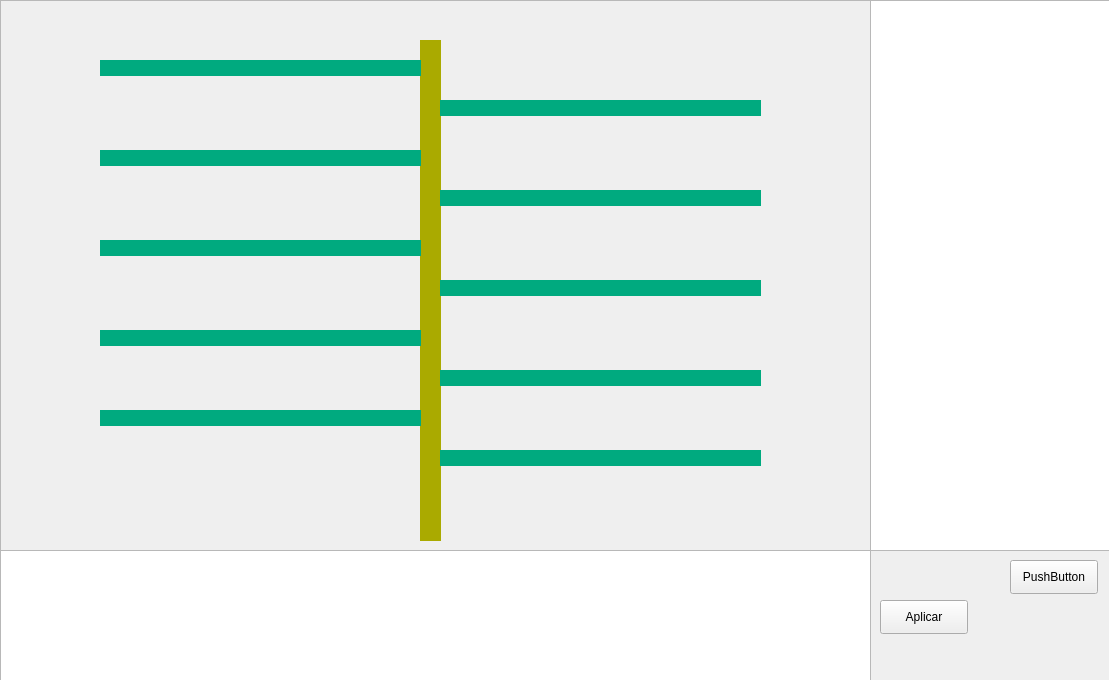
<?xml version="1.0" encoding="UTF-8"?>
<ui version="4.0">
 <class>VentanaInicio</class>
 <widget class="QWidget" name="VentanaInicio">
  <property name="geometry">
   <rect>
    <x>0</x>
    <y>0</y>
    <width>1109</width>
    <height>680</height>
   </rect>
  </property>
  <property name="windowTitle">
   <string>VentanaInicio</string>
  </property>
  <property name="layoutDirection">
   <enum>Qt::LeftToRight</enum>
  </property>
  <widget class="QFrame" name="panel">
   <property name="geometry">
    <rect>
     <x>0</x>
     <y>0</y>
     <width>1111</width>
     <height>681</height>
    </rect>
   </property>
   <property name="frameShape">
    <enum>QFrame::StyledPanel</enum>
   </property>
   <property name="frameShadow">
    <enum>QFrame::Raised</enum>
   </property>
   <widget class="QTextEdit" name="textEditComandos">
    <property name="geometry">
     <rect>
      <x>0</x>
      <y>550</y>
      <width>871</width>
      <height>131</height>
     </rect>
    </property>
   </widget>
   <widget class="QLabel" name="labelDibujo">
    <property name="geometry">
     <rect>
      <x>0</x>
      <y>10</y>
      <width>861</width>
      <height>541</height>
     </rect>
    </property>
    <property name="styleSheet">
     <string notr="true"/>
    </property>
    <property name="text">
     <string/>
    </property>
   </widget>
   <widget class="QTextEdit" name="textEditInfo">
    <property name="enabled">
     <bool>true</bool>
    </property>
    <property name="geometry">
     <rect>
      <x>870</x>
      <y>0</y>
      <width>241</width>
      <height>551</height>
     </rect>
    </property>
   </widget>
   <widget class="QPushButton" name="buttonLeer">
    <property name="geometry">
     <rect>
      <x>880</x>
      <y>600</y>
      <width>88</width>
      <height>34</height>
     </rect>
    </property>
    <property name="text">
     <string>Aplicar</string>
    </property>
   </widget>
   <widget class="QLabel" name="labelTronco">
    <property name="geometry">
     <rect>
      <x>420</x>
      <y>40</y>
      <width>21</width>
      <height>501</height>
     </rect>
    </property>
    <property name="palette">
     <palette>
      <active>
       <colorrole role="WindowText">
        <brush brushstyle="SolidPattern">
         <color alpha="255">
          <red>0</red>
          <green>0</green>
          <blue>0</blue>
         </color>
        </brush>
       </colorrole>
       <colorrole role="Button">
        <brush brushstyle="SolidPattern">
         <color alpha="255">
          <red>170</red>
          <green>170</green>
          <blue>0</blue>
         </color>
        </brush>
       </colorrole>
       <colorrole role="Light">
        <brush brushstyle="SolidPattern">
         <color alpha="255">
          <red>255</red>
          <green>255</green>
          <blue>0</blue>
         </color>
        </brush>
       </colorrole>
       <colorrole role="Midlight">
        <brush brushstyle="SolidPattern">
         <color alpha="255">
          <red>212</red>
          <green>212</green>
          <blue>0</blue>
         </color>
        </brush>
       </colorrole>
       <colorrole role="Dark">
        <brush brushstyle="SolidPattern">
         <color alpha="255">
          <red>85</red>
          <green>85</green>
          <blue>0</blue>
         </color>
        </brush>
       </colorrole>
       <colorrole role="Mid">
        <brush brushstyle="SolidPattern">
         <color alpha="255">
          <red>113</red>
          <green>113</green>
          <blue>0</blue>
         </color>
        </brush>
       </colorrole>
       <colorrole role="Text">
        <brush brushstyle="SolidPattern">
         <color alpha="255">
          <red>0</red>
          <green>0</green>
          <blue>0</blue>
         </color>
        </brush>
       </colorrole>
       <colorrole role="BrightText">
        <brush brushstyle="SolidPattern">
         <color alpha="255">
          <red>255</red>
          <green>255</green>
          <blue>255</blue>
         </color>
        </brush>
       </colorrole>
       <colorrole role="ButtonText">
        <brush brushstyle="SolidPattern">
         <color alpha="255">
          <red>0</red>
          <green>0</green>
          <blue>0</blue>
         </color>
        </brush>
       </colorrole>
       <colorrole role="Base">
        <brush brushstyle="SolidPattern">
         <color alpha="255">
          <red>170</red>
          <green>170</green>
          <blue>0</blue>
         </color>
        </brush>
       </colorrole>
       <colorrole role="Window">
        <brush brushstyle="SolidPattern">
         <color alpha="255">
          <red>170</red>
          <green>170</green>
          <blue>0</blue>
         </color>
        </brush>
       </colorrole>
       <colorrole role="Shadow">
        <brush brushstyle="SolidPattern">
         <color alpha="255">
          <red>0</red>
          <green>0</green>
          <blue>0</blue>
         </color>
        </brush>
       </colorrole>
       <colorrole role="AlternateBase">
        <brush brushstyle="SolidPattern">
         <color alpha="255">
          <red>212</red>
          <green>212</green>
          <blue>127</blue>
         </color>
        </brush>
       </colorrole>
       <colorrole role="ToolTipBase">
        <brush brushstyle="SolidPattern">
         <color alpha="255">
          <red>255</red>
          <green>255</green>
          <blue>220</blue>
         </color>
        </brush>
       </colorrole>
       <colorrole role="ToolTipText">
        <brush brushstyle="SolidPattern">
         <color alpha="255">
          <red>0</red>
          <green>0</green>
          <blue>0</blue>
         </color>
        </brush>
       </colorrole>
       <colorrole role="PlaceholderText">
        <brush brushstyle="SolidPattern">
         <color alpha="128">
          <red>0</red>
          <green>0</green>
          <blue>0</blue>
         </color>
        </brush>
       </colorrole>
      </active>
      <inactive>
       <colorrole role="WindowText">
        <brush brushstyle="SolidPattern">
         <color alpha="255">
          <red>0</red>
          <green>0</green>
          <blue>0</blue>
         </color>
        </brush>
       </colorrole>
       <colorrole role="Button">
        <brush brushstyle="SolidPattern">
         <color alpha="255">
          <red>170</red>
          <green>170</green>
          <blue>0</blue>
         </color>
        </brush>
       </colorrole>
       <colorrole role="Light">
        <brush brushstyle="SolidPattern">
         <color alpha="255">
          <red>255</red>
          <green>255</green>
          <blue>0</blue>
         </color>
        </brush>
       </colorrole>
       <colorrole role="Midlight">
        <brush brushstyle="SolidPattern">
         <color alpha="255">
          <red>212</red>
          <green>212</green>
          <blue>0</blue>
         </color>
        </brush>
       </colorrole>
       <colorrole role="Dark">
        <brush brushstyle="SolidPattern">
         <color alpha="255">
          <red>85</red>
          <green>85</green>
          <blue>0</blue>
         </color>
        </brush>
       </colorrole>
       <colorrole role="Mid">
        <brush brushstyle="SolidPattern">
         <color alpha="255">
          <red>113</red>
          <green>113</green>
          <blue>0</blue>
         </color>
        </brush>
       </colorrole>
       <colorrole role="Text">
        <brush brushstyle="SolidPattern">
         <color alpha="255">
          <red>0</red>
          <green>0</green>
          <blue>0</blue>
         </color>
        </brush>
       </colorrole>
       <colorrole role="BrightText">
        <brush brushstyle="SolidPattern">
         <color alpha="255">
          <red>255</red>
          <green>255</green>
          <blue>255</blue>
         </color>
        </brush>
       </colorrole>
       <colorrole role="ButtonText">
        <brush brushstyle="SolidPattern">
         <color alpha="255">
          <red>0</red>
          <green>0</green>
          <blue>0</blue>
         </color>
        </brush>
       </colorrole>
       <colorrole role="Base">
        <brush brushstyle="SolidPattern">
         <color alpha="255">
          <red>170</red>
          <green>170</green>
          <blue>0</blue>
         </color>
        </brush>
       </colorrole>
       <colorrole role="Window">
        <brush brushstyle="SolidPattern">
         <color alpha="255">
          <red>170</red>
          <green>170</green>
          <blue>0</blue>
         </color>
        </brush>
       </colorrole>
       <colorrole role="Shadow">
        <brush brushstyle="SolidPattern">
         <color alpha="255">
          <red>0</red>
          <green>0</green>
          <blue>0</blue>
         </color>
        </brush>
       </colorrole>
       <colorrole role="AlternateBase">
        <brush brushstyle="SolidPattern">
         <color alpha="255">
          <red>212</red>
          <green>212</green>
          <blue>127</blue>
         </color>
        </brush>
       </colorrole>
       <colorrole role="ToolTipBase">
        <brush brushstyle="SolidPattern">
         <color alpha="255">
          <red>255</red>
          <green>255</green>
          <blue>220</blue>
         </color>
        </brush>
       </colorrole>
       <colorrole role="ToolTipText">
        <brush brushstyle="SolidPattern">
         <color alpha="255">
          <red>0</red>
          <green>0</green>
          <blue>0</blue>
         </color>
        </brush>
       </colorrole>
       <colorrole role="PlaceholderText">
        <brush brushstyle="SolidPattern">
         <color alpha="128">
          <red>0</red>
          <green>0</green>
          <blue>0</blue>
         </color>
        </brush>
       </colorrole>
      </inactive>
      <disabled>
       <colorrole role="WindowText">
        <brush brushstyle="SolidPattern">
         <color alpha="255">
          <red>85</red>
          <green>85</green>
          <blue>0</blue>
         </color>
        </brush>
       </colorrole>
       <colorrole role="Button">
        <brush brushstyle="SolidPattern">
         <color alpha="255">
          <red>170</red>
          <green>170</green>
          <blue>0</blue>
         </color>
        </brush>
       </colorrole>
       <colorrole role="Light">
        <brush brushstyle="SolidPattern">
         <color alpha="255">
          <red>255</red>
          <green>255</green>
          <blue>0</blue>
         </color>
        </brush>
       </colorrole>
       <colorrole role="Midlight">
        <brush brushstyle="SolidPattern">
         <color alpha="255">
          <red>212</red>
          <green>212</green>
          <blue>0</blue>
         </color>
        </brush>
       </colorrole>
       <colorrole role="Dark">
        <brush brushstyle="SolidPattern">
         <color alpha="255">
          <red>85</red>
          <green>85</green>
          <blue>0</blue>
         </color>
        </brush>
       </colorrole>
       <colorrole role="Mid">
        <brush brushstyle="SolidPattern">
         <color alpha="255">
          <red>113</red>
          <green>113</green>
          <blue>0</blue>
         </color>
        </brush>
       </colorrole>
       <colorrole role="Text">
        <brush brushstyle="SolidPattern">
         <color alpha="255">
          <red>85</red>
          <green>85</green>
          <blue>0</blue>
         </color>
        </brush>
       </colorrole>
       <colorrole role="BrightText">
        <brush brushstyle="SolidPattern">
         <color alpha="255">
          <red>255</red>
          <green>255</green>
          <blue>255</blue>
         </color>
        </brush>
       </colorrole>
       <colorrole role="ButtonText">
        <brush brushstyle="SolidPattern">
         <color alpha="255">
          <red>85</red>
          <green>85</green>
          <blue>0</blue>
         </color>
        </brush>
       </colorrole>
       <colorrole role="Base">
        <brush brushstyle="SolidPattern">
         <color alpha="255">
          <red>170</red>
          <green>170</green>
          <blue>0</blue>
         </color>
        </brush>
       </colorrole>
       <colorrole role="Window">
        <brush brushstyle="SolidPattern">
         <color alpha="255">
          <red>170</red>
          <green>170</green>
          <blue>0</blue>
         </color>
        </brush>
       </colorrole>
       <colorrole role="Shadow">
        <brush brushstyle="SolidPattern">
         <color alpha="255">
          <red>0</red>
          <green>0</green>
          <blue>0</blue>
         </color>
        </brush>
       </colorrole>
       <colorrole role="AlternateBase">
        <brush brushstyle="SolidPattern">
         <color alpha="255">
          <red>170</red>
          <green>170</green>
          <blue>0</blue>
         </color>
        </brush>
       </colorrole>
       <colorrole role="ToolTipBase">
        <brush brushstyle="SolidPattern">
         <color alpha="255">
          <red>255</red>
          <green>255</green>
          <blue>220</blue>
         </color>
        </brush>
       </colorrole>
       <colorrole role="ToolTipText">
        <brush brushstyle="SolidPattern">
         <color alpha="255">
          <red>0</red>
          <green>0</green>
          <blue>0</blue>
         </color>
        </brush>
       </colorrole>
       <colorrole role="PlaceholderText">
        <brush brushstyle="SolidPattern">
         <color alpha="128">
          <red>0</red>
          <green>0</green>
          <blue>0</blue>
         </color>
        </brush>
       </colorrole>
      </disabled>
     </palette>
    </property>
    <property name="styleSheet">
     <string notr="true">background-color: rgb(170, 170, 0);</string>
    </property>
    <property name="text">
     <string/>
    </property>
   </widget>
   <widget class="QLabel" name="labelRama1">
    <property name="geometry">
     <rect>
      <x>100</x>
      <y>60</y>
      <width>321</width>
      <height>16</height>
     </rect>
    </property>
    <property name="font">
     <font>
      <pointsize>6</pointsize>
     </font>
    </property>
    <property name="styleSheet">
     <string notr="true">background-color: rgb(0, 170, 127);</string>
    </property>
    <property name="text">
     <string/>
    </property>
   </widget>
   <widget class="QLabel" name="labelRama2">
    <property name="geometry">
     <rect>
      <x>440</x>
      <y>100</y>
      <width>321</width>
      <height>16</height>
     </rect>
    </property>
    <property name="font">
     <font>
      <pointsize>6</pointsize>
     </font>
    </property>
    <property name="styleSheet">
     <string notr="true">background-color: rgb(0, 170, 127);</string>
    </property>
    <property name="text">
     <string/>
    </property>
   </widget>
   <widget class="QLabel" name="labelRama3">
    <property name="geometry">
     <rect>
      <x>100</x>
      <y>150</y>
      <width>321</width>
      <height>16</height>
     </rect>
    </property>
    <property name="font">
     <font>
      <pointsize>6</pointsize>
     </font>
    </property>
    <property name="styleSheet">
     <string notr="true">background-color: rgb(0, 170, 127);</string>
    </property>
    <property name="text">
     <string/>
    </property>
   </widget>
   <widget class="QLabel" name="labelRama4">
    <property name="geometry">
     <rect>
      <x>440</x>
      <y>190</y>
      <width>321</width>
      <height>16</height>
     </rect>
    </property>
    <property name="font">
     <font>
      <pointsize>6</pointsize>
     </font>
    </property>
    <property name="styleSheet">
     <string notr="true">background-color: rgb(0, 170, 127);</string>
    </property>
    <property name="text">
     <string/>
    </property>
   </widget>
   <widget class="QLabel" name="labelRama5">
    <property name="geometry">
     <rect>
      <x>100</x>
      <y>240</y>
      <width>321</width>
      <height>16</height>
     </rect>
    </property>
    <property name="font">
     <font>
      <pointsize>6</pointsize>
     </font>
    </property>
    <property name="styleSheet">
     <string notr="true">background-color: rgb(0, 170, 127);</string>
    </property>
    <property name="text">
     <string/>
    </property>
   </widget>
   <widget class="QLabel" name="labelRama6">
    <property name="geometry">
     <rect>
      <x>440</x>
      <y>280</y>
      <width>321</width>
      <height>16</height>
     </rect>
    </property>
    <property name="font">
     <font>
      <pointsize>6</pointsize>
     </font>
    </property>
    <property name="styleSheet">
     <string notr="true">background-color: rgb(0, 170, 127);</string>
    </property>
    <property name="text">
     <string/>
    </property>
   </widget>
   <widget class="QLabel" name="labelRama7">
    <property name="geometry">
     <rect>
      <x>100</x>
      <y>330</y>
      <width>321</width>
      <height>16</height>
     </rect>
    </property>
    <property name="font">
     <font>
      <pointsize>6</pointsize>
     </font>
    </property>
    <property name="styleSheet">
     <string notr="true">background-color: rgb(0, 170, 127);</string>
    </property>
    <property name="text">
     <string/>
    </property>
   </widget>
   <widget class="QLabel" name="labelRama8">
    <property name="geometry">
     <rect>
      <x>440</x>
      <y>370</y>
      <width>321</width>
      <height>16</height>
     </rect>
    </property>
    <property name="font">
     <font>
      <pointsize>6</pointsize>
     </font>
    </property>
    <property name="styleSheet">
     <string notr="true">background-color: rgb(0, 170, 127);</string>
    </property>
    <property name="text">
     <string/>
    </property>
   </widget>
   <widget class="QLabel" name="labelRama9">
    <property name="geometry">
     <rect>
      <x>100</x>
      <y>410</y>
      <width>321</width>
      <height>16</height>
     </rect>
    </property>
    <property name="font">
     <font>
      <pointsize>6</pointsize>
     </font>
    </property>
    <property name="styleSheet">
     <string notr="true">background-color: rgb(0, 170, 127);</string>
    </property>
    <property name="text">
     <string/>
    </property>
   </widget>
   <widget class="QLabel" name="labelRama10">
    <property name="geometry">
     <rect>
      <x>440</x>
      <y>450</y>
      <width>321</width>
      <height>16</height>
     </rect>
    </property>
    <property name="font">
     <font>
      <pointsize>6</pointsize>
     </font>
    </property>
    <property name="styleSheet">
     <string notr="true">background-color: rgb(0, 170, 127);</string>
    </property>
    <property name="text">
     <string/>
    </property>
   </widget>
   <widget class="QPushButton" name="pushButton">
    <property name="geometry">
     <rect>
      <x>1010</x>
      <y>560</y>
      <width>88</width>
      <height>34</height>
     </rect>
    </property>
    <property name="text">
     <string>PushButton</string>
    </property>
   </widget>
  </widget>
 </widget>
 <resources/>
 <connections/>
</ui>
